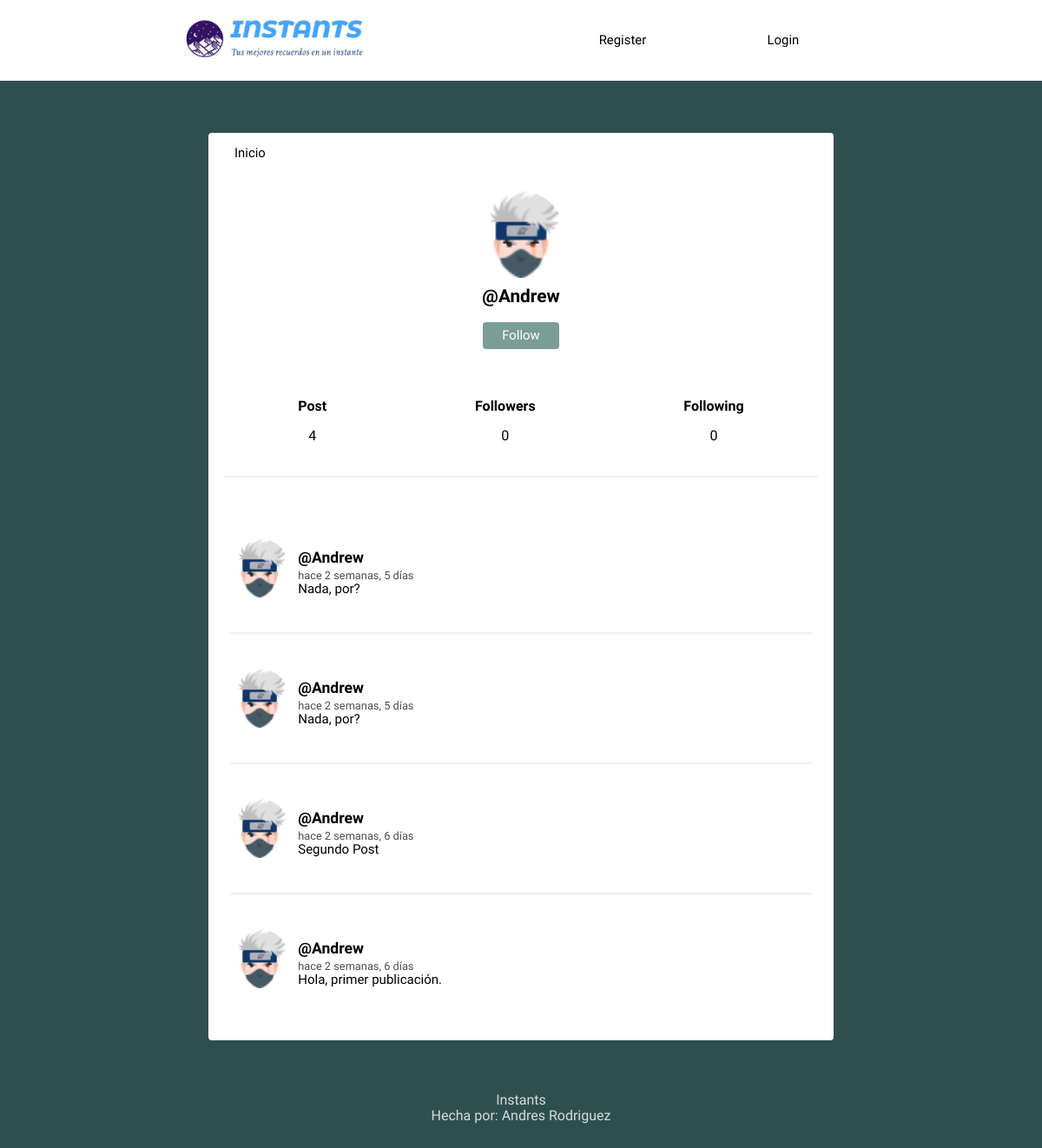
The app's page /profile/Andrew/ with its own data.
### social/models.py (models this page shows, shortened)
class Profile(models.Model):
    user = models.OneToOneField(User, on_delete=models.CASCADE)
    image = models.ImageField(default='black_hole_48px.png')

class Post(models.Model):
    user = models.ForeignKey(User, on_delete=models.CASCADE, related_name='posts')
    timestamp = models.DateTimeField(default=timezone.now)
    content = models.TextField()
    class Meta:
        ordering = ['-timestamp']

### social/views.py (the view)
# urls.py: path('profile/', views.profile, name='profile'),
def profile(request, username=None):
    current_user = request.user
    if username and username != current_user.username:
        user = User.objects.get(username=username)
        posts = user.posts.all()
    else:
        posts = current_user.posts.all()
        user = current_user
    return render(request, 'social/profile.html', {'user':user, 'posts':posts})

### social/templates/social/profile.html
{% extends 'social/feed.html' %}
{% block content %}
<div class="profile">
	<img src="{{ user.profile.image.url }}">
	<h2>@{{ user.username }}</h2>
	<button><a class="follow-button" href="#">Follow</a></button>
</div>
<div class="follow">
	<div>
		<h5>Post</h5>
		<p>{{ user.posts.count }}</p>
	</div>
	<div>
		<h5>Followers</h5>
		<p>0</p>
	</div>
	<div>
		<h5>Following</h5>
		<p>0</p>
	</div>
</div>
{{ block.super }}
{% endblock %}

### social/templates/social/feed.html (shortened to what this page needs)
{% extends 'social/layout.html' %}
{% load humanize %}
{% block content %}
{% for post in posts %}
<article>
    <div class="container-article">
        <img src="{{ post.user.profile.image.url }}">
        <div>
            <h2 class="username"><a href="{% url 'profile' post.user.username %}">@{{ post.user.username }}</a></h2>
            <time data-time="#">{{ post.timestamp|naturaltime }}</time>
            <div class="post">{{ post.content }}</div>
        </div>
    </div>
</article>
{% endfor %}
{% endblock %}

### social/static/style.css (style rules this page uses)
body { background: #2F4F4F; font-size: 62.5%; font-family: 'Varela Round', Helvetica, Arial, serif; }
h5 { font-size: 1rem; margin-bottom: 0; }
p { font-size: 1rem; }
button { font-size: 1rem; color: white; padding: 0.4rem 1.4rem; border: none; background: #7A9D96; border-radius: 4px; cursor: pointer; }
img { object-fit: cover; }
a { font-size: .93rem; text-decoration: none; color: black; }
article { width: 93%; margin: auto; padding: 40px 0; border-bottom: 2px solid #ECEEEF; }
.username { margin-bottom: .2rem; }
.username a { font-size: 1.1rem; }
.container-article { display: flex; }
.container-article img { height: 68px; width: 68px; margin-right: 10px; border-radius: 50%; }
article:last-child { border-bottom: 0; }
time { font-size: .8rem; opacity: .7; }
.post { font-size: .94rem; }
.profile { display: flex; align-items: center; flex-direction: column; }
.profile img { height: 100px; width: 100px; margin-right: 10px; border-radius: 50%; margin: 20px; }
.profile h2 { margin-top: -10px; font-size: 1.3rem; }
.follow { display: flex; width: 95%; justify-content: space-around; margin: 30px auto; text-align: center; border-bottom: 2px solid #ECEEEF; padding-bottom: 20px; }
.follow-button { color: white; }

### records on screen
Post: user.profile.image (picture), user.username "Andrew", timestamp "hace 2 semanas, 5 días", content "Nada, por?"
Post: user.profile.image (picture), user.username "Andrew", timestamp "hace 2 semanas, 5 días", content "Nada, por?"
Post: user.profile.image (picture), user.username "Andrew", timestamp "hace 2 semanas, 6 días", content "Segundo Post"
Post: user.profile.image (picture), user.username "Andrew", timestamp "hace 2 semanas, 6 días", content "Hola, primer publicación."

### other values on screen
{{ user.username }} "Andrew"
{{ user.posts.count }} "4"
